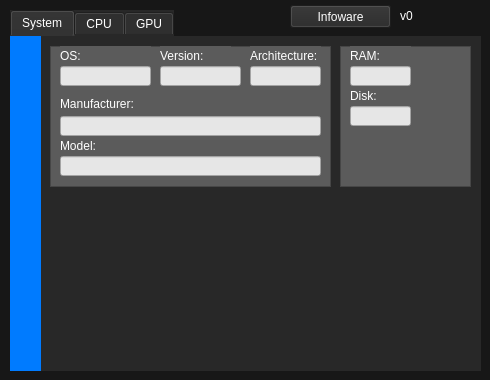
<?xml version="1.0" encoding="UTF-8"?>
<ui version="4.0">
 <class>main</class>
 <widget class="QWidget" name="main">
  <property name="enabled">
   <bool>true</bool>
  </property>
  <property name="geometry">
   <rect>
    <x>0</x>
    <y>0</y>
    <width>490</width>
    <height>380</height>
   </rect>
  </property>
  <property name="minimumSize">
   <size>
    <width>490</width>
    <height>380</height>
   </size>
  </property>
  <property name="maximumSize">
   <size>
    <width>490</width>
    <height>380</height>
   </size>
  </property>
  <property name="windowTitle">
   <string>Infoware</string>
  </property>
  <property name="windowIcon">
   <iconset>
    <normaloff>icon.png</normaloff>icon.png</iconset>
  </property>
  <property name="styleSheet">
   <string notr="true">background-color: rgb(23, 23, 23);
</string>
  </property>
  <widget class="QTabWidget" name="tabs">
   <property name="geometry">
    <rect>
     <x>10</x>
     <y>10</y>
     <width>471</width>
     <height>361</height>
    </rect>
   </property>
   <property name="styleSheet">
    <string notr="true">background-color: rgb(40, 40, 40);
color: rgb(255, 255, 255);
font: 8pt &quot;MS Shell Dlg 2&quot;;
border-color: rgb(0, 0, 0);
</string>
   </property>
   <property name="currentIndex">
    <number>0</number>
   </property>
   <property name="tabsClosable">
    <bool>false</bool>
   </property>
   <property name="movable">
    <bool>false</bool>
   </property>
   <property name="tabBarAutoHide">
    <bool>false</bool>
   </property>
   <widget class="QWidget" name="System_tab">
    <property name="styleSheet">
     <string notr="true">color: rgb(255, 255, 255);</string>
    </property>
    <attribute name="title">
     <string>System</string>
    </attribute>
    <widget class="QWidget" name="LeftBar_System" native="true">
     <property name="geometry">
      <rect>
       <x>0</x>
       <y>-1</y>
       <width>31</width>
       <height>341</height>
      </rect>
     </property>
     <property name="styleSheet">
      <string notr="true">background-color: rgb(0, 123, 255);</string>
     </property>
    </widget>
    <widget class="QFrame" name="System_Info">
     <property name="geometry">
      <rect>
       <x>40</x>
       <y>10</y>
       <width>281</width>
       <height>141</height>
      </rect>
     </property>
     <property name="styleSheet">
      <string notr="true">background-color: rgb(91, 91, 91);</string>
     </property>
     <property name="frameShape">
      <enum>QFrame::StyledPanel</enum>
     </property>
     <property name="frameShadow">
      <enum>QFrame::Raised</enum>
     </property>
     <widget class="QLineEdit" name="Manufacturer_display">
      <property name="geometry">
       <rect>
        <x>10</x>
        <y>70</y>
        <width>261</width>
        <height>20</height>
       </rect>
      </property>
      <property name="styleSheet">
       <string notr="true">background-color: rgb(230, 230, 230);
color: rgb(0, 0, 0);</string>
      </property>
      <property name="readOnly">
       <bool>true</bool>
      </property>
     </widget>
     <widget class="QLabel" name="Manufacturer_text">
      <property name="geometry">
       <rect>
        <x>10</x>
        <y>50</y>
        <width>261</width>
        <height>16</height>
       </rect>
      </property>
      <property name="text">
       <string>Manufacturer:</string>
      </property>
     </widget>
     <widget class="QLabel" name="Model_text">
      <property name="geometry">
       <rect>
        <x>10</x>
        <y>90</y>
        <width>261</width>
        <height>20</height>
       </rect>
      </property>
      <property name="text">
       <string>Model:</string>
      </property>
     </widget>
     <widget class="QLineEdit" name="Model_display">
      <property name="geometry">
       <rect>
        <x>10</x>
        <y>110</y>
        <width>261</width>
        <height>20</height>
       </rect>
      </property>
      <property name="styleSheet">
       <string notr="true">background-color: rgb(230, 230, 230);
color: rgb(0, 0, 0);</string>
      </property>
      <property name="readOnly">
       <bool>true</bool>
      </property>
     </widget>
     <widget class="QLabel" name="OS_text">
      <property name="geometry">
       <rect>
        <x>10</x>
        <y>0</y>
        <width>91</width>
        <height>20</height>
       </rect>
      </property>
      <property name="text">
       <string>OS:</string>
      </property>
     </widget>
     <widget class="QLineEdit" name="OS_display">
      <property name="geometry">
       <rect>
        <x>10</x>
        <y>20</y>
        <width>91</width>
        <height>20</height>
       </rect>
      </property>
      <property name="styleSheet">
       <string notr="true">background-color: rgb(230, 230, 230);
color: rgb(0, 0, 0);</string>
      </property>
      <property name="readOnly">
       <bool>true</bool>
      </property>
     </widget>
     <widget class="QLabel" name="OS_version_text">
      <property name="geometry">
       <rect>
        <x>110</x>
        <y>0</y>
        <width>71</width>
        <height>20</height>
       </rect>
      </property>
      <property name="text">
       <string>Version:</string>
      </property>
     </widget>
     <widget class="QLineEdit" name="OS_version_display">
      <property name="geometry">
       <rect>
        <x>110</x>
        <y>20</y>
        <width>81</width>
        <height>20</height>
       </rect>
      </property>
      <property name="styleSheet">
       <string notr="true">background-color: rgb(230, 230, 230);
color: rgb(0, 0, 0);</string>
      </property>
      <property name="readOnly">
       <bool>true</bool>
      </property>
     </widget>
     <widget class="QLabel" name="Arc_text">
      <property name="geometry">
       <rect>
        <x>200</x>
        <y>0</y>
        <width>71</width>
        <height>20</height>
       </rect>
      </property>
      <property name="text">
       <string>Architecture:</string>
      </property>
     </widget>
     <widget class="QLineEdit" name="Arc_display">
      <property name="geometry">
       <rect>
        <x>200</x>
        <y>20</y>
        <width>71</width>
        <height>20</height>
       </rect>
      </property>
      <property name="styleSheet">
       <string notr="true">background-color: rgb(230, 230, 230);
color: rgb(0, 0, 0);</string>
      </property>
      <property name="readOnly">
       <bool>true</bool>
      </property>
     </widget>
    </widget>
    <widget class="QFrame" name="System_Memory">
     <property name="geometry">
      <rect>
       <x>330</x>
       <y>10</y>
       <width>131</width>
       <height>141</height>
      </rect>
     </property>
     <property name="styleSheet">
      <string notr="true">background-color: rgb(91, 91, 91);</string>
     </property>
     <property name="frameShape">
      <enum>QFrame::StyledPanel</enum>
     </property>
     <property name="frameShadow">
      <enum>QFrame::Raised</enum>
     </property>
     <widget class="QLabel" name="RAM_text">
      <property name="geometry">
       <rect>
        <x>10</x>
        <y>0</y>
        <width>61</width>
        <height>20</height>
       </rect>
      </property>
      <property name="text">
       <string>RAM:</string>
      </property>
     </widget>
     <widget class="QLineEdit" name="RAM_display">
      <property name="geometry">
       <rect>
        <x>10</x>
        <y>20</y>
        <width>61</width>
        <height>20</height>
       </rect>
      </property>
      <property name="styleSheet">
       <string notr="true">background-color: rgb(230, 230, 230);
color: rgb(0, 0, 0);</string>
      </property>
      <property name="readOnly">
       <bool>true</bool>
      </property>
     </widget>
     <widget class="QLabel" name="Disk_text">
      <property name="geometry">
       <rect>
        <x>10</x>
        <y>40</y>
        <width>61</width>
        <height>20</height>
       </rect>
      </property>
      <property name="text">
       <string>Disk:</string>
      </property>
     </widget>
     <widget class="QLineEdit" name="Disk_display">
      <property name="geometry">
       <rect>
        <x>10</x>
        <y>60</y>
        <width>61</width>
        <height>20</height>
       </rect>
      </property>
      <property name="styleSheet">
       <string notr="true">background-color: rgb(230, 230, 230);
color: rgb(0, 0, 0);</string>
      </property>
      <property name="readOnly">
       <bool>true</bool>
      </property>
     </widget>
    </widget>
   </widget>
   <widget class="QWidget" name="CPU_tab">
    <property name="styleSheet">
     <string notr="true">color: rgb(255, 255, 255);</string>
    </property>
    <attribute name="title">
     <string>CPU</string>
    </attribute>
    <widget class="QWidget" name="LeftBar_CPU" native="true">
     <property name="geometry">
      <rect>
       <x>0</x>
       <y>0</y>
       <width>31</width>
       <height>341</height>
      </rect>
     </property>
     <property name="styleSheet">
      <string notr="true">background-color: rgb(118, 255, 6);</string>
     </property>
    </widget>
    <widget class="QFrame" name="CPU_infos">
     <property name="geometry">
      <rect>
       <x>40</x>
       <y>10</y>
       <width>281</width>
       <height>101</height>
      </rect>
     </property>
     <property name="styleSheet">
      <string notr="true">background-color: rgb(91, 91, 91);</string>
     </property>
     <property name="frameShape">
      <enum>QFrame::StyledPanel</enum>
     </property>
     <property name="frameShadow">
      <enum>QFrame::Raised</enum>
     </property>
     <widget class="QLabel" name="Processor_text">
      <property name="geometry">
       <rect>
        <x>10</x>
        <y>0</y>
        <width>261</width>
        <height>21</height>
       </rect>
      </property>
      <property name="text">
       <string>Processor:</string>
      </property>
     </widget>
     <widget class="QLineEdit" name="Processor_display">
      <property name="geometry">
       <rect>
        <x>10</x>
        <y>20</y>
        <width>261</width>
        <height>20</height>
       </rect>
      </property>
      <property name="styleSheet">
       <string notr="true">background-color: rgb(230, 230, 230);
color: rgb(0, 0, 0);</string>
      </property>
      <property name="readOnly">
       <bool>true</bool>
      </property>
     </widget>
     <widget class="QLabel" name="Cores_text">
      <property name="geometry">
       <rect>
        <x>10</x>
        <y>50</y>
        <width>41</width>
        <height>21</height>
       </rect>
      </property>
      <property name="text">
       <string>Cores:</string>
      </property>
     </widget>
     <widget class="QLineEdit" name="Cores_display">
      <property name="geometry">
       <rect>
        <x>10</x>
        <y>70</y>
        <width>51</width>
        <height>20</height>
       </rect>
      </property>
      <property name="styleSheet">
       <string notr="true">background-color: rgb(230, 230, 230);
color: rgb(0, 0, 0);</string>
      </property>
      <property name="readOnly">
       <bool>true</bool>
      </property>
     </widget>
     <widget class="QLabel" name="Threads_text">
      <property name="geometry">
       <rect>
        <x>70</x>
        <y>50</y>
        <width>51</width>
        <height>21</height>
       </rect>
      </property>
      <property name="text">
       <string>Threads:</string>
      </property>
     </widget>
     <widget class="QLineEdit" name="Threads_display">
      <property name="geometry">
       <rect>
        <x>70</x>
        <y>70</y>
        <width>51</width>
        <height>20</height>
       </rect>
      </property>
      <property name="styleSheet">
       <string notr="true">background-color: rgb(230, 230, 230);
color: rgb(0, 0, 0);</string>
      </property>
      <property name="readOnly">
       <bool>true</bool>
      </property>
     </widget>
     <widget class="QLabel" name="Bits_text">
      <property name="geometry">
       <rect>
        <x>130</x>
        <y>50</y>
        <width>31</width>
        <height>21</height>
       </rect>
      </property>
      <property name="text">
       <string>Bits:</string>
      </property>
     </widget>
     <widget class="QLineEdit" name="Bits_display">
      <property name="geometry">
       <rect>
        <x>130</x>
        <y>70</y>
        <width>51</width>
        <height>20</height>
       </rect>
      </property>
      <property name="styleSheet">
       <string notr="true">background-color: rgb(230, 230, 230);
color: rgb(0, 0, 0);</string>
      </property>
      <property name="readOnly">
       <bool>true</bool>
      </property>
     </widget>
     <widget class="QLabel" name="Socket_text">
      <property name="geometry">
       <rect>
        <x>190</x>
        <y>50</y>
        <width>51</width>
        <height>21</height>
       </rect>
      </property>
      <property name="text">
       <string>Socket:</string>
      </property>
     </widget>
     <widget class="QLineEdit" name="Socket_display">
      <property name="geometry">
       <rect>
        <x>190</x>
        <y>70</y>
        <width>51</width>
        <height>20</height>
       </rect>
      </property>
      <property name="styleSheet">
       <string notr="true">background-color: rgb(230, 230, 230);
color: rgb(0, 0, 0);</string>
      </property>
      <property name="readOnly">
       <bool>true</bool>
      </property>
     </widget>
    </widget>
    <widget class="QFrame" name="CPU_clock">
     <property name="geometry">
      <rect>
       <x>330</x>
       <y>10</y>
       <width>131</width>
       <height>101</height>
      </rect>
     </property>
     <property name="styleSheet">
      <string notr="true">background-color: rgb(91, 91, 91);</string>
     </property>
     <property name="frameShape">
      <enum>QFrame::StyledPanel</enum>
     </property>
     <property name="frameShadow">
      <enum>QFrame::Raised</enum>
     </property>
     <widget class="QLabel" name="MinClock_text">
      <property name="geometry">
       <rect>
        <x>10</x>
        <y>0</y>
        <width>61</width>
        <height>21</height>
       </rect>
      </property>
      <property name="text">
       <string>Min. Clock:</string>
      </property>
     </widget>
     <widget class="QLabel" name="MaxClock_text">
      <property name="geometry">
       <rect>
        <x>10</x>
        <y>50</y>
        <width>81</width>
        <height>21</height>
       </rect>
      </property>
      <property name="text">
       <string>Max. Clock:</string>
      </property>
     </widget>
     <widget class="QLineEdit" name="MaxClock_display">
      <property name="geometry">
       <rect>
        <x>10</x>
        <y>70</y>
        <width>81</width>
        <height>20</height>
       </rect>
      </property>
      <property name="styleSheet">
       <string notr="true">background-color: rgb(230, 230, 230);
color: rgb(0, 0, 0);</string>
      </property>
      <property name="readOnly">
       <bool>true</bool>
      </property>
     </widget>
     <widget class="QLineEdit" name="MinClock_display">
      <property name="geometry">
       <rect>
        <x>10</x>
        <y>20</y>
        <width>81</width>
        <height>20</height>
       </rect>
      </property>
      <property name="styleSheet">
       <string notr="true">background-color: rgb(230, 230, 230);
color: rgb(0, 0, 0);</string>
      </property>
      <property name="readOnly">
       <bool>true</bool>
      </property>
     </widget>
    </widget>
   </widget>
   <widget class="QWidget" name="GPU_tab">
    <property name="styleSheet">
     <string notr="true">color: rgb(255, 255, 255);</string>
    </property>
    <attribute name="title">
     <string>GPU</string>
    </attribute>
    <widget class="QWidget" name="LeftBar_GPU" native="true">
     <property name="geometry">
      <rect>
       <x>0</x>
       <y>0</y>
       <width>31</width>
       <height>341</height>
      </rect>
     </property>
     <property name="styleSheet">
      <string notr="true">background-color: rgb(135, 135, 135);
background-color: rgb(255, 121, 3);
</string>
     </property>
    </widget>
    <widget class="QFrame" name="GPU_infos">
     <property name="geometry">
      <rect>
       <x>40</x>
       <y>10</y>
       <width>281</width>
       <height>101</height>
      </rect>
     </property>
     <property name="styleSheet">
      <string notr="true">background-color: rgb(91, 91, 91);</string>
     </property>
     <property name="frameShape">
      <enum>QFrame::StyledPanel</enum>
     </property>
     <property name="frameShadow">
      <enum>QFrame::Raised</enum>
     </property>
     <widget class="QLabel" name="GraphicsCard_text">
      <property name="geometry">
       <rect>
        <x>10</x>
        <y>0</y>
        <width>261</width>
        <height>21</height>
       </rect>
      </property>
      <property name="text">
       <string>Graphics Card:</string>
      </property>
     </widget>
     <widget class="QLineEdit" name="GraphicsCard_display">
      <property name="geometry">
       <rect>
        <x>10</x>
        <y>20</y>
        <width>261</width>
        <height>20</height>
       </rect>
      </property>
      <property name="styleSheet">
       <string notr="true">background-color: rgb(230, 230, 230);
color: rgb(0, 0, 0);</string>
      </property>
      <property name="text">
       <string/>
      </property>
      <property name="readOnly">
       <bool>true</bool>
      </property>
     </widget>
     <widget class="QLabel" name="Type_text">
      <property name="geometry">
       <rect>
        <x>110</x>
        <y>50</y>
        <width>161</width>
        <height>21</height>
       </rect>
      </property>
      <property name="text">
       <string>Type:</string>
      </property>
     </widget>
     <widget class="QLineEdit" name="Type_display">
      <property name="geometry">
       <rect>
        <x>110</x>
        <y>70</y>
        <width>161</width>
        <height>20</height>
       </rect>
      </property>
      <property name="styleSheet">
       <string notr="true">background-color: rgb(230, 230, 230);
color: rgb(0, 0, 0);</string>
      </property>
      <property name="text">
       <string/>
      </property>
      <property name="readOnly">
       <bool>true</bool>
      </property>
     </widget>
     <widget class="QLabel" name="VRAM_text">
      <property name="geometry">
       <rect>
        <x>10</x>
        <y>50</y>
        <width>91</width>
        <height>21</height>
       </rect>
      </property>
      <property name="text">
       <string>VRAM:</string>
      </property>
     </widget>
     <widget class="QLineEdit" name="VRAM_display">
      <property name="geometry">
       <rect>
        <x>10</x>
        <y>70</y>
        <width>91</width>
        <height>20</height>
       </rect>
      </property>
      <property name="styleSheet">
       <string notr="true">background-color: rgb(230, 230, 230);
color: rgb(0, 0, 0);</string>
      </property>
      <property name="text">
       <string/>
      </property>
      <property name="readOnly">
       <bool>true</bool>
      </property>
     </widget>
    </widget>
   </widget>
  </widget>
  <widget class="QLabel" name="Version_text">
   <property name="geometry">
    <rect>
     <x>400</x>
     <y>5</y>
     <width>81</width>
     <height>21</height>
    </rect>
   </property>
   <property name="styleSheet">
    <string notr="true">font: 75 15pt &quot;MS Shell Dlg 2&quot;;
color: rgb(255, 255, 255);
</string>
   </property>
   <property name="text">
    <string>v0</string>
   </property>
  </widget>
  <widget class="QPushButton" name="About_button">
   <property name="geometry">
    <rect>
     <x>290</x>
     <y>5</y>
     <width>101</width>
     <height>23</height>
    </rect>
   </property>
   <property name="styleSheet">
    <string notr="true">background-color: rgb(40, 40, 40);
font: 75 15pt &quot;MS Shell Dlg 2&quot;;
color: rgb(255, 255, 255);
</string>
   </property>
   <property name="text">
    <string>Infoware</string>
   </property>
  </widget>
 </widget>
 <resources/>
 <connections/>
</ui>
